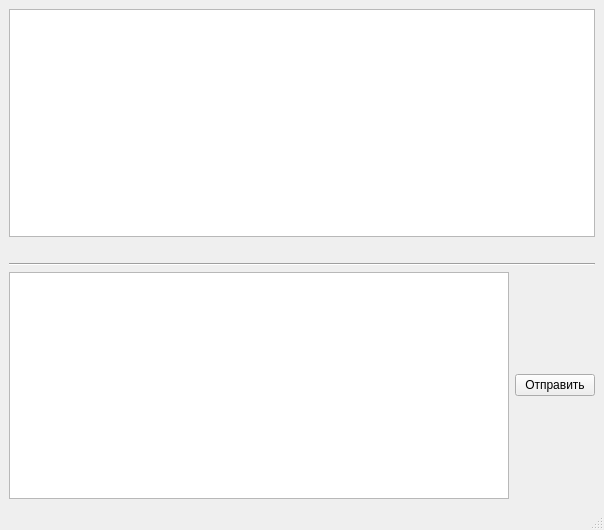
<?xml version="1.0" encoding="UTF-8"?>
<ui version="4.0">
 <class>MainWindow</class>
 <widget class="QMainWindow" name="MainWindow">
  <property name="geometry">
   <rect>
    <x>0</x>
    <y>0</y>
    <width>604</width>
    <height>530</height>
   </rect>
  </property>
  <property name="windowTitle">
   <string>MainWindow</string>
  </property>
  <widget class="QWidget" name="centralwidget">
   <property name="sizePolicy">
    <sizepolicy hsizetype="Expanding" vsizetype="Expanding">
     <horstretch>0</horstretch>
     <verstretch>0</verstretch>
    </sizepolicy>
   </property>
   <property name="maximumSize">
    <size>
     <width>1600</width>
     <height>1600</height>
    </size>
   </property>
   <layout class="QGridLayout" name="gridLayout">
    <item row="0" column="0">
     <layout class="QVBoxLayout" name="verticalLayout" stretch="0,0,0,0">
      <property name="spacing">
       <number>6</number>
      </property>
      <property name="sizeConstraint">
       <enum>QLayout::SetMaximumSize</enum>
      </property>
      <property name="rightMargin">
       <number>0</number>
      </property>
      <item>
       <widget class="QTextEdit" name="showArea"/>
      </item>
      <item>
       <spacer name="horizontalSpacer">
        <property name="orientation">
         <enum>Qt::Horizontal</enum>
        </property>
        <property name="sizeHint" stdset="0">
         <size>
          <width>40</width>
          <height>20</height>
         </size>
        </property>
       </spacer>
      </item>
      <item>
       <widget class="Line" name="line">
        <property name="mouseTracking">
         <bool>true</bool>
        </property>
        <property name="acceptDrops">
         <bool>true</bool>
        </property>
        <property name="orientation">
         <enum>Qt::Horizontal</enum>
        </property>
       </widget>
      </item>
      <item>
       <layout class="QHBoxLayout" name="horizontalLayout">
        <property name="sizeConstraint">
         <enum>QLayout::SetMaximumSize</enum>
        </property>
        <item>
         <widget class="QTextEdit" name="inputArea">
          <property name="sizePolicy">
           <sizepolicy hsizetype="Expanding" vsizetype="Expanding">
            <horstretch>0</horstretch>
            <verstretch>0</verstretch>
           </sizepolicy>
          </property>
          <property name="baseSize">
           <size>
            <width>0</width>
            <height>0</height>
           </size>
          </property>
         </widget>
        </item>
        <item>
         <widget class="QPushButton" name="sendButton">
          <property name="text">
           <string>Отправить</string>
          </property>
         </widget>
        </item>
       </layout>
      </item>
     </layout>
    </item>
   </layout>
  </widget>
  <widget class="QStatusBar" name="statusbar"/>
 </widget>
 <resources/>
 <connections>
  <connection>
   <sender>sendButton</sender>
   <signal>clicked()</signal>
   <receiver>MainWindow</receiver>
   <slot>onSendButtonClicked()</slot>
   <hints>
    <hint type="sourcelabel">
     <x>511</x>
     <y>330</y>
    </hint>
    <hint type="destinationlabel">
     <x>275</x>
     <y>225</y>
    </hint>
   </hints>
  </connection>
 </connections>
 <slots>
  <slot>onSendButtonClicked()</slot>
 </slots>
</ui>
